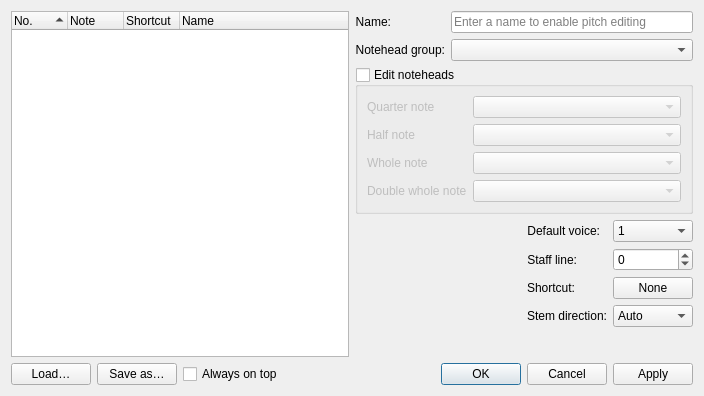
<?xml version="1.0" encoding="UTF-8"?>
<ui version="4.0">
 <class>CustomizeKitDialog</class>
 <widget class="QDialog" name="CustomizeKitDialog">
  <property name="geometry">
   <rect>
    <x>0</x>
    <y>0</y>
    <width>704</width>
    <height>396</height>
   </rect>
  </property>
  <property name="windowTitle">
   <string>Customize kit</string>
  </property>
  <layout class="QVBoxLayout" name="verticalLayout">
   <item>
    <layout class="QHBoxLayout" name="horizontalLayout_4">
     <item>
      <widget class="QTreeWidget" name="pitchList">
       <property name="minimumSize">
        <size>
         <width>250</width>
         <height>250</height>
        </size>
       </property>
       <property name="alternatingRowColors">
        <bool>true</bool>
       </property>
       <property name="indentation">
        <number>0</number>
       </property>
       <property name="rootIsDecorated">
        <bool>false</bool>
       </property>
       <property name="sortingEnabled">
        <bool>true</bool>
       </property>
       <property name="allColumnsShowFocus">
        <bool>true</bool>
       </property>
       <attribute name="headerDefaultSectionSize">
        <number>56</number>
       </attribute>
       <attribute name="headerMinimumSectionSize">
        <number>20</number>
       </attribute>
       <column>
        <property name="text">
         <string extracomment="Number">No.</string>
        </property>
       </column>
       <column>
        <property name="text">
         <string>Note</string>
        </property>
       </column>
       <column>
        <property name="text">
         <string>Shortcut</string>
        </property>
       </column>
       <column>
        <property name="text">
         <string>Name</string>
        </property>
       </column>
       <item>
        <property name="text">
         <string/>
        </property>
        <property name="text">
         <string/>
        </property>
        <property name="text">
         <string/>
        </property>
        <property name="text">
         <string/>
        </property>
       </item>
      </widget>
     </item>
     <item>
      <layout class="QFormLayout" name="formLayout_3">
       <item row="0" column="0">
        <widget class="QLabel" name="label">
         <property name="text">
          <string>Name:</string>
         </property>
         <property name="alignment">
          <set>Qt::AlignRight|Qt::AlignTrailing|Qt::AlignVCenter</set>
         </property>
         <property name="buddy">
          <cstring>name</cstring>
         </property>
        </widget>
       </item>
       <item row="0" column="1">
        <widget class="QLineEdit" name="name">
         <property name="placeholderText">
          <string>Enter a name to enable pitch editing</string>
         </property>
        </widget>
       </item>
       <item row="1" column="0">
        <widget class="QLabel" name="label_2">
         <property name="text">
          <string>Notehead group:</string>
         </property>
         <property name="alignment">
          <set>Qt::AlignRight|Qt::AlignTrailing|Qt::AlignVCenter</set>
         </property>
         <property name="buddy">
          <cstring>noteHead</cstring>
         </property>
        </widget>
       </item>
       <item row="1" column="1">
        <widget class="QComboBox" name="noteHead"/>
       </item>
       <item row="2" column="0" colspan="2">
        <widget class="QGroupBox" name="customGbox">
         <property name="title">
          <string>Edit noteheads</string>
         </property>
         <property name="checkable">
          <bool>true</bool>
         </property>
         <property name="checked">
          <bool>false</bool>
         </property>
         <layout class="QFormLayout" name="formLayout_2">
          <item row="0" column="0">
           <widget class="QLabel" name="quarterLbl">
            <property name="text">
             <string>Quarter note</string>
            </property>
            <property name="buddy">
             <cstring>quarterCmb</cstring>
            </property>
           </widget>
          </item>
          <item row="0" column="1">
           <widget class="QComboBox" name="quarterCmb"/>
          </item>
          <item row="1" column="0">
           <widget class="QLabel" name="halfLbl">
            <property name="text">
             <string>Half note</string>
            </property>
            <property name="buddy">
             <cstring>halfCmb</cstring>
            </property>
           </widget>
          </item>
          <item row="1" column="1">
           <widget class="QComboBox" name="halfCmb"/>
          </item>
          <item row="2" column="0">
           <widget class="QLabel" name="wholeLbl">
            <property name="text">
             <string>Whole note</string>
            </property>
            <property name="buddy">
             <cstring>wholeCmb</cstring>
            </property>
           </widget>
          </item>
          <item row="2" column="1">
           <widget class="QComboBox" name="wholeCmb"/>
          </item>
          <item row="3" column="0">
           <widget class="QLabel" name="doubleWholeLbl">
            <property name="text">
             <string>Double whole note</string>
            </property>
            <property name="buddy">
             <cstring>doubleWholeCmb</cstring>
            </property>
           </widget>
          </item>
          <item row="3" column="1">
           <widget class="QComboBox" name="doubleWholeCmb"/>
          </item>
         </layout>
        </widget>
       </item>
       <item row="3" column="0" colspan="2">
        <layout class="QHBoxLayout" name="horizontalLayout_2">
         <item>
          <spacer name="horizontalSpacer_3">
           <property name="orientation">
            <enum>Qt::Horizontal</enum>
           </property>
           <property name="sizeHint" stdset="0">
            <size>
             <width>0</width>
             <height>0</height>
            </size>
           </property>
          </spacer>
         </item>
         <item>
          <widget class="mu::palette::PaletteWidget" name="drumNote" native="true">
           <property name="sizePolicy">
            <sizepolicy hsizetype="Expanding" vsizetype="Expanding">
             <horstretch>0</horstretch>
             <verstretch>0</verstretch>
            </sizepolicy>
           </property>
           <property name="minimumSize">
            <size>
             <width>120</width>
             <height>0</height>
            </size>
           </property>
          </widget>
         </item>
         <item>
          <spacer name="horizontalSpacer_2">
           <property name="orientation">
            <enum>Qt::Horizontal</enum>
           </property>
           <property name="sizeHint" stdset="0">
            <size>
             <width>0</width>
             <height>0</height>
            </size>
           </property>
          </spacer>
         </item>
         <item>
          <layout class="QFormLayout" name="formLayout">
           <item row="0" column="0">
            <widget class="QLabel" name="label_5">
             <property name="text">
              <string>Default voice:</string>
             </property>
             <property name="alignment">
              <set>Qt::AlignRight|Qt::AlignTrailing|Qt::AlignVCenter</set>
             </property>
             <property name="buddy">
              <cstring>voice</cstring>
             </property>
            </widget>
           </item>
           <item row="0" column="1">
            <widget class="QComboBox" name="voice">
             <property name="minimumSize">
              <size>
               <width>50</width>
               <height>0</height>
              </size>
             </property>
             <item>
              <property name="text">
               <string>1</string>
              </property>
             </item>
             <item>
              <property name="text">
               <string>2</string>
              </property>
             </item>
             <item>
              <property name="text">
               <string>3</string>
              </property>
             </item>
             <item>
              <property name="text">
               <string>4</string>
              </property>
             </item>
            </widget>
           </item>
           <item row="1" column="0">
            <widget class="QLabel" name="label_3">
             <property name="text">
              <string>Staff line:</string>
             </property>
             <property name="alignment">
              <set>Qt::AlignRight|Qt::AlignTrailing|Qt::AlignVCenter</set>
             </property>
             <property name="buddy">
              <cstring>staffLine</cstring>
             </property>
            </widget>
           </item>
           <item row="1" column="1">
            <widget class="QSpinBox" name="staffLine">
             <property name="minimumSize">
              <size>
               <width>50</width>
               <height>0</height>
              </size>
             </property>
             <property name="minimum">
              <number>-12</number>
             </property>
            </widget>
           </item>
           <item row="2" column="0">
            <widget class="QLabel" name="label_6">
             <property name="text">
              <string>Shortcut:</string>
             </property>
             <property name="alignment">
              <set>Qt::AlignRight|Qt::AlignTrailing|Qt::AlignVCenter</set>
             </property>
            </widget>
           </item>
           <item row="3" column="0">
            <widget class="QLabel" name="label_4">
             <property name="text">
              <string>Stem direction:</string>
             </property>
             <property name="alignment">
              <set>Qt::AlignRight|Qt::AlignTrailing|Qt::AlignVCenter</set>
             </property>
             <property name="buddy">
              <cstring>stemDirection</cstring>
             </property>
            </widget>
           </item>
           <item row="3" column="1">
            <widget class="QComboBox" name="stemDirection">
             <property name="minimumSize">
              <size>
               <width>50</width>
               <height>0</height>
              </size>
             </property>
             <item>
              <property name="text">
               <string>Auto</string>
              </property>
             </item>
             <item>
              <property name="text">
               <string>Up</string>
              </property>
             </item>
             <item>
              <property name="text">
               <string>Down</string>
              </property>
             </item>
            </widget>
           </item>
           <item row="2" column="1">
            <widget class="QPushButton" name="shortcut">
             <property name="text">
              <string>None</string>
             </property>
            </widget>
           </item>
          </layout>
         </item>
        </layout>
       </item>
      </layout>
     </item>
    </layout>
   </item>
   <item>
    <layout class="QHBoxLayout" name="horizontalLayout">
     <item>
      <widget class="QPushButton" name="loadButton">
       <property name="text">
        <string>Load…</string>
       </property>
      </widget>
     </item>
     <item>
      <widget class="QPushButton" name="saveButton">
       <property name="text">
        <string>Save as…</string>
       </property>
      </widget>
     </item>
     <item>
      <widget class="QCheckBox" name="alwaysOnTopCheckBox">
       <property name="text">
        <string>Always on top</string>
       </property>
      </widget>
     </item>
     <item>
      <spacer name="horizontalSpacer">
       <property name="orientation">
        <enum>Qt::Horizontal</enum>
       </property>
      </spacer>
     </item>
     <item>
      <widget class="QDialogButtonBox" name="buttonBox">
       <property name="orientation">
        <enum>Qt::Horizontal</enum>
       </property>
       <property name="standardButtons">
        <set>QDialogButtonBox::Apply|QDialogButtonBox::Cancel|QDialogButtonBox::Ok</set>
       </property>
      </widget>
     </item>
    </layout>
   </item>
  </layout>
 </widget>
 <customwidgets>
  <customwidget>
   <class>mu::palette::PaletteWidget</class>
   <extends>QWidget</extends>
   <header>palette/widgets/palettewidget.h</header>
   <container>1</container>
  </customwidget>
 </customwidgets>
 <tabstops>
  <tabstop>pitchList</tabstop>
  <tabstop>name</tabstop>
  <tabstop>noteHead</tabstop>
  <tabstop>customGbox</tabstop>
  <tabstop>quarterCmb</tabstop>
  <tabstop>halfCmb</tabstop>
  <tabstop>wholeCmb</tabstop>
  <tabstop>doubleWholeCmb</tabstop>
  <tabstop>voice</tabstop>
  <tabstop>staffLine</tabstop>
  <tabstop>shortcut</tabstop>
  <tabstop>stemDirection</tabstop>
  <tabstop>loadButton</tabstop>
  <tabstop>saveButton</tabstop>
 </tabstops>
 <resources/>
 <connections>
  <connection>
   <sender>buttonBox</sender>
   <signal>accepted()</signal>
   <receiver>CustomizeKitDialog</receiver>
   <slot>accept()</slot>
   <hints>
    <hint type="sourcelabel">
     <x>248</x>
     <y>254</y>
    </hint>
    <hint type="destinationlabel">
     <x>157</x>
     <y>274</y>
    </hint>
   </hints>
  </connection>
  <connection>
   <sender>buttonBox</sender>
   <signal>rejected()</signal>
   <receiver>CustomizeKitDialog</receiver>
   <slot>reject()</slot>
   <hints>
    <hint type="sourcelabel">
     <x>316</x>
     <y>260</y>
    </hint>
    <hint type="destinationlabel">
     <x>286</x>
     <y>274</y>
    </hint>
   </hints>
  </connection>
 </connections>
</ui>
